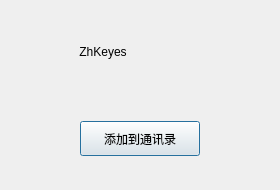
<?xml version="1.0" encoding="UTF-8"?>
<ui version="4.0">
 <class>FindSuccessDialogClass</class>
 <widget class="QDialog" name="FindSuccessDialogClass">
  <property name="geometry">
   <rect>
    <x>0</x>
    <y>0</y>
    <width>280</width>
    <height>190</height>
   </rect>
  </property>
  <property name="windowTitle">
   <string>FindSuccessDialog</string>
  </property>
  <layout class="QVBoxLayout" name="verticalLayout">
   <item>
    <widget class="QWidget" name="widget" native="true">
     <layout class="QHBoxLayout" name="horizontalLayout">
      <property name="spacing">
       <number>7</number>
      </property>
      <property name="leftMargin">
       <number>11</number>
      </property>
      <property name="topMargin">
       <number>11</number>
      </property>
      <property name="rightMargin">
       <number>11</number>
      </property>
      <property name="bottomMargin">
       <number>11</number>
      </property>
      <item>
       <widget class="QLabel" name="label_head">
        <property name="sizePolicy">
         <sizepolicy hsizetype="Preferred" vsizetype="Preferred">
          <horstretch>50</horstretch>
          <verstretch>0</verstretch>
         </sizepolicy>
        </property>
        <property name="minimumSize">
         <size>
          <width>50</width>
          <height>50</height>
         </size>
        </property>
        <property name="maximumSize">
         <size>
          <width>50</width>
          <height>50</height>
         </size>
        </property>
        <property name="text">
         <string/>
        </property>
       </widget>
      </item>
      <item>
       <widget class="QLabel" name="label_name">
        <property name="text">
         <string>ZhKeyes</string>
        </property>
        <property name="alignment">
         <set>Qt::AlignmentFlag::AlignCenter</set>
        </property>
       </widget>
      </item>
      <item>
       <spacer name="horizontalSpacer">
        <property name="orientation">
         <enum>Qt::Orientation::Horizontal</enum>
        </property>
        <property name="sizeType">
         <enum>QSizePolicy::Policy::Expanding</enum>
        </property>
        <property name="sizeHint" stdset="0">
         <size>
          <width>125</width>
          <height>20</height>
         </size>
        </property>
       </spacer>
      </item>
     </layout>
    </widget>
   </item>
   <item>
    <widget class="QWidget" name="widget_2" native="true">
     <layout class="QHBoxLayout" name="horizontalLayout_2">
      <item>
       <widget class="ClickedButton" name="button_addFriend">
        <property name="sizePolicy">
         <sizepolicy hsizetype="Minimum" vsizetype="Fixed">
          <horstretch>0</horstretch>
          <verstretch>0</verstretch>
         </sizepolicy>
        </property>
        <property name="minimumSize">
         <size>
          <width>120</width>
          <height>35</height>
         </size>
        </property>
        <property name="maximumSize">
         <size>
          <width>120</width>
          <height>35</height>
         </size>
        </property>
        <property name="sizeIncrement">
         <size>
          <width>0</width>
          <height>0</height>
         </size>
        </property>
        <property name="text">
         <string>添加到通讯录</string>
        </property>
       </widget>
      </item>
     </layout>
    </widget>
   </item>
  </layout>
 </widget>
 <layoutdefault spacing="6" margin="11"/>
 <customwidgets>
  <customwidget>
   <class>ClickedButton</class>
   <extends>QPushButton</extends>
   <header>clickedbutton.h</header>
  </customwidget>
 </customwidgets>
 <resources/>
 <connections/>
</ui>
